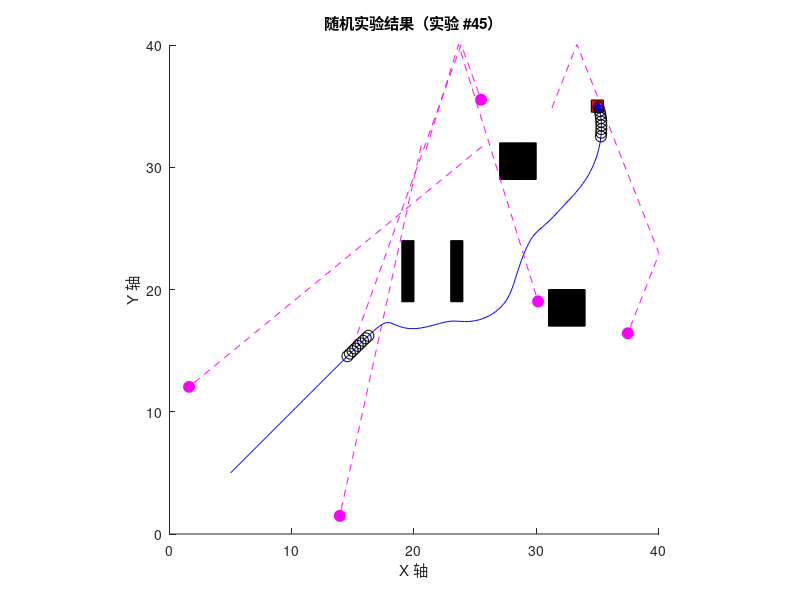
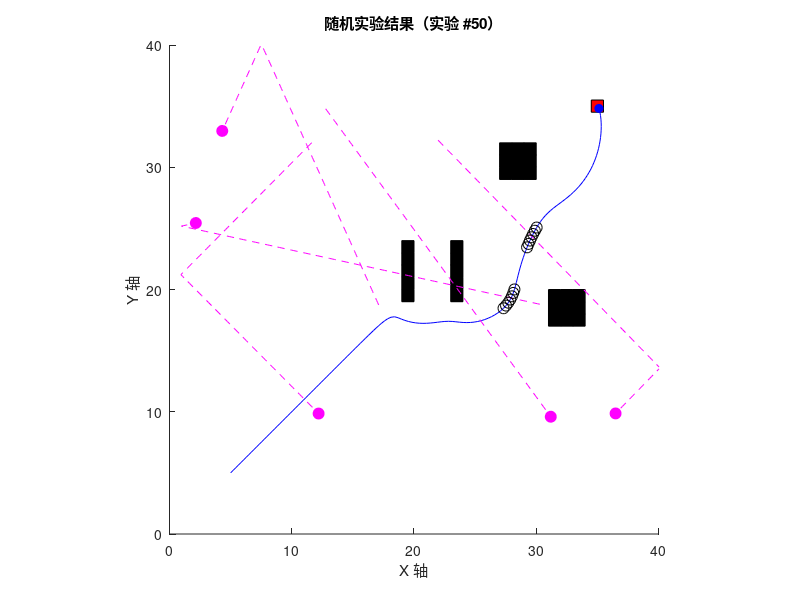
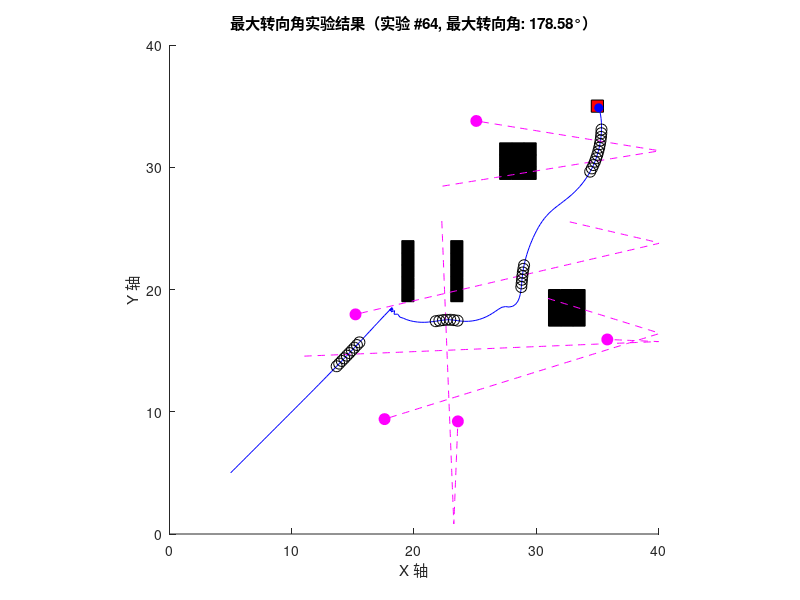

The MATLAB source for these figures, in order:
function experiment_100_runs_traditional_apf()
    %% 实验参数设置
    total_experiments = 100;
    % 随机抽取两次实验（索引）用于最终展示
    selected_exp_indices = sort(randperm(total_experiments, 2));
    
    % 用于记录每次实验的统计数据
    path_lengths = zeros(total_experiments, 1);
    success_flags = zeros(total_experiments, 1);  % 1: 避障成功，0: 失败
    max_turn_angles = zeros(total_experiments, 1);
    experiment_times = zeros(total_experiments, 1);  % 每次实验运行时间（秒）
    
    % 存储每次实验的所有数据，便于后续可视化和分析
    results = struct();
    % 全局记录所有实验中每一步的转向角
    global_turning_angles = [];
    
    %% 地图与目标设置
    MAP_size = [40, 40];
    m = MAP_size(1); n = MAP_size(2);
    start = [5, 5];
    goal  = [35, 35];
    
    % 静态障碍物构造（0 表示障碍物，存储形式为 [row, col]）
    MAP = ones(m, n);
    for i = 20:24
        MAP(i, 20) = 0;
        MAP(i, 24) = 0;
    end
    MAP(30:32, 28:30) = 0;
    MAP(18:20, 32:34) = 0;
    [obs_i, obs_j] = find(MAP == 0);
    obs = [obs_i, obs_j];
    
    %% 人工势场参数设置（传统APF）
    Eta_att = 10;       % 吸引力增益
    Eta_rep_ob = 100;   % 障碍物斥力增益
    sensing_range = 15; % 感知范围（同时作为斥力影响范围 d0）
    d0 = sensing_range;
    len_step = 0.3;     % 每步移动距离
    
    % 碰撞判断阈值
    collision_threshold = 1;
    % 防止无限循环
    max_iter = 1000;
    
    %% 开始 100 次实验
    for exp = 1:total_experiments
        t_exp = tic;
        
        % 初始化无人船状态与路径记录
        current_pos = start;
        path = start;
        
        %% 动态障碍物初始化
        num_dyn = 5;
        % 在起点与目标之间随机布置动态障碍物
        dyn_obs = [10 + rand(num_dyn,1)*(goal(1)-10), 10 + rand(num_dyn,1)*(goal(2)-10)];
        dyn_speed = 0.2;
        dyn_vel = zeros(num_dyn, 2);
        for i = 1:num_dyn
            theta = rand() * 2*pi;
            dyn_vel(i,:) = dyn_speed * [cos(theta), sin(theta)];
        end
        % 每个动态障碍物的历史轨迹记录
        dyn_history = cell(num_dyn,1);
        for i = 1:num_dyn
            dyn_history{i} = dyn_obs(i,:);
        end
        
        % 初始化碰撞、交叉记录
        collision_points = [];
        intersection_points = [];
        collision_flag = false;
        iter = 0;
        
        % 初始化上一时刻的航向（取从起点到目标的方向）
        prev_heading = atan2(goal(2)-current_pos(2), goal(1)-current_pos(1));
        
        %% 路径规划部分（传统人工势场法）
        % 直接沿吸引力和障碍物斥力合成的方向前进，不添加阻尼或转向角限制
        while norm(current_pos - goal) >= 0.3 && iter < max_iter
            iter = iter + 1;
            
            % 更新动态障碍物位置及其历史轨迹
            for i = 1:num_dyn
                dyn_obs(i,:) = dyn_obs(i,:) + dyn_vel(i,:);
                dyn_history{i} = [dyn_history{i}; dyn_obs(i,:)];
                % 边界检测：若超出地图边界则反向
                if dyn_obs(i,1) < 1 || dyn_obs(i,1) > n
                    dyn_vel(i,1) = -dyn_vel(i,1);
                end
                if dyn_obs(i,2) < 1 || dyn_obs(i,2) > m
                    dyn_vel(i,2) = -dyn_vel(i,2);
                end
            end
            
            % 计算吸引力（指向目标）
            delta_goal = goal - current_pos;
            dist_goal = norm(delta_goal);
            unit_vec_goal = delta_goal / dist_goal;
            F_att = Eta_att * unit_vec_goal;
            
            % 计算静态障碍物斥力
            F_rep = [0, 0];
            for j = 1:size(obs,1)
                % 将障碍物坐标从 [row, col] 转换为 [x, y]
                obs_pos = [obs(j,2), obs(j,1)];
                delta_obs = current_pos - obs_pos;
                dist_obs = norm(delta_obs);
                if dist_obs < d0 && dist_obs > 0
                    unit_vec_obs = delta_obs / dist_obs;
                    F_rep = F_rep + Eta_rep_ob * (1/dist_obs - 1/d0) * (1/dist_obs^2) * unit_vec_obs;
                end
            end
            
            % 计算动态障碍物斥力
            for j = 1:num_dyn
                delta_dyn = current_pos - dyn_obs(j,:);
                dist_dyn = norm(delta_dyn);
                if dist_dyn < d0 && dist_dyn > 0
                    unit_vec_dyn = delta_dyn / dist_dyn;
                    F_rep = F_rep + Eta_rep_ob * (1/dist_dyn - 1/d0) * (1/dist_dyn^2) * unit_vec_dyn;
                end
            end
            
            % 合成力（传统APF：吸引力与斥力直接叠加）
            F_sum = F_att + F_rep;
            F_norm = norm(F_sum);
            if F_norm ~= 0
                UnitVec_Fsum = F_sum / F_norm;
            else
                UnitVec_Fsum = [cos(prev_heading), sin(prev_heading)];
            end
            
            % 根据合成力方向直接更新航向与位置
            new_heading = atan2(UnitVec_Fsum(2), UnitVec_Fsum(1));
            % 计算本步转向角（用于统计记录）
            delta_heading = new_heading - prev_heading;
            delta_heading = mod(delta_heading + pi, 2*pi) - pi;  % 归一化到 [-pi, pi]
            new_pos = current_pos + len_step * [cos(new_heading), sin(new_heading)];
            
            % 检测是否与动态障碍物发生碰撞
            if any(vecnorm(dyn_obs - new_pos, 2, 2) < collision_threshold)
                collision_points = [collision_points; new_pos];
                collision_flag = true;
                path = [path; new_pos];
                break;  % 发生碰撞则退出循环
            end
            
            % 检查是否与动态障碍物历史轨迹（除最新位置）发生交叉
            for j = 1:num_dyn
                past_positions = dyn_history{j}(1:end-1, :);
                if ~isempty(past_positions)
                    if any(vecnorm(past_positions - new_pos, 2, 2) < collision_threshold)
                        intersection_points = [intersection_points; new_pos];
                    end
                end
            end
            
            % 更新路径、当前位置及上一时刻的航向
            path = [path; new_pos];
            current_pos = new_pos;
            prev_heading = new_heading;
        end  % end while
        
        %% 保存本次实验数据
        results(exp).path = path;
        results(exp).dyn_history = dyn_history;
        results(exp).dyn_obs = dyn_obs;
        results(exp).collision_flag = collision_flag;
        results(exp).collision_points = collision_points;
        results(exp).intersection_points = intersection_points;
        
        % 计算规划路径长度
        diff_path = diff(path);
        segment_lengths = sqrt(sum(diff_path.^2, 2));
        results(exp).path_length = sum(segment_lengths);
        path_lengths(exp) = results(exp).path_length;
        
        % 计算本次实验中转向角的变化
        if size(path, 1) < 3
            results(exp).turning_angles = [];
            results(exp).max_turn_angle = 0;
            max_turn_angles(exp) = 0;
        else
            headings = atan2(diff(path(:,2)), diff(path(:,1)));
            turning_angles = abs(diff(headings));
            turning_angles = mod(turning_angles, pi);  % 保证在 [0, pi]
            results(exp).turning_angles = rad2deg(turning_angles);
            global_turning_angles = [global_turning_angles; results(exp).turning_angles];
            results(exp).max_turn_angle = max(results(exp).turning_angles);
            max_turn_angles(exp) = results(exp).max_turn_angle;
        end
        
        % 判断本次实验是否成功（到达目标且未发生碰撞）
        if norm(current_pos - goal) < 0.3 && ~collision_flag
            results(exp).success = true;
            success_flags(exp) = 1;
        else
            results(exp).success = false;
            success_flags(exp) = 0;
        end
        
        % 记录本次实验运行时间
        experiment_times(exp) = toc(t_exp);
        fprintf('Experiment %d/%d completed in %.2f seconds.\n', exp, total_experiments, experiment_times(exp));
    end  % end experiments loop
    
    %% 统计并输出 100 次实验结果
    avg_path_length = mean(path_lengths);
    success_rate = (sum(success_flags) / total_experiments) * 100;
    overall_max_turn_angle = max(max_turn_angles);
    avg_runtime = mean(experiment_times);
    
    fprintf('\n100次实验结果：\n');
    fprintf('平均规划路径长度：%.2f m\n', avg_path_length);
    fprintf('避障成功率：%.2f %%\n', success_rate);
    fprintf('最大转向角：%.2f °\n', overall_max_turn_angle);
    fprintf('平均运行时间：%.2f s\n', avg_runtime);
    
    if ~isempty(global_turning_angles)
        global_turning_angles = sort(global_turning_angles, 'descend');
        top10_turning_angles = global_turning_angles(1:min(10, length(global_turning_angles)));
        fprintf('前10大转向角（°）：\n');
        disp(top10_turning_angles');
    else
        fprintf('无转向角数据。\n');
    end
    
    %% 随机抽取两次实验结果进行可视化展示
    fprintf('显示随机抽取的两次实验结果图...\n');
    for idx = 1:length(selected_exp_indices)
        exp_index = selected_exp_indices(idx);
        figure;
        hold on; axis equal;
        xlim([0, n]); ylim([0, m]);
        title(sprintf('随机实验结果（实验 #%d）', exp_index));
        xlabel('X 轴'); ylabel('Y 轴');
        
        % 绘制静态障碍物
        for k = 1:size(obs,1)
            temp = obs(k,:);
            fill([temp(2)-1, temp(2), temp(2), temp(2)-1],...
                 [temp(1)-1, temp(1)-1, temp(1), temp(1)], 'k');
        end
        % 绘制目标点（红色方块）
        fill([goal(1)-0.5, goal(1)+0.5, goal(1)+0.5, goal(1)-0.5],...
             [goal(2)-0.5, goal(2)-0.5, goal(2)+0.5, goal(2)+0.5], 'r');
         
        % 绘制无人船规划路径（蓝色线条）
        path = results(exp_index).path;
        plot(path(:,1), path(:,2), 'b', 'LineWidth', 0.5);
        plot(path(end,1), path(end,2), 'bo', 'MarkerFaceColor', 'b');
        
        % 绘制动态障碍物历史轨迹与最终位置（品红色虚线和实心圆）
        dyn_history = results(exp_index).dyn_history;
        for i = 1:length(dyn_history)
            h = dyn_history{i};
            plot(h(:,1), h(:,2), 'm--');
            plot(h(end,1), h(end,2), 'mo', 'MarkerFaceColor', 'm', 'MarkerSize', 8);
        end
        
        % 标记碰撞点（红色实心圆）
        collision_points = results(exp_index).collision_points;
        if ~isempty(collision_points)
            plot(collision_points(:,1), collision_points(:,2), 'ro', 'MarkerFaceColor', 'r', 'MarkerSize', 8);
        end
        
        % 标记历史轨迹交叉点（黑色空心圆）
        intersection_points = results(exp_index).intersection_points;
        if ~isempty(intersection_points)
            plot(intersection_points(:,1), intersection_points(:,2), 'ko', 'MarkerSize', 8);
        end
    end
    
    %% 显示最大转向角的实验结果图
    max_value = max(max_turn_angles);
    indices_max = find(max_turn_angles == max_value);
    fprintf('显示最大转向角为 %.2f° 的实验结果图，共 %d 个实验。\n', max_value, length(indices_max));
    for idx = 1:length(indices_max)
        exp_index = indices_max(idx);
        figure;
        hold on; axis equal;
        xlim([0, n]); ylim([0, m]);
        title(sprintf('最大转向角实验结果（实验 #%d, 最大转向角: %.2f°）', exp_index, max_turn_angles(exp_index)));
        xlabel('X 轴'); ylabel('Y 轴');
        
        for k = 1:size(obs,1)
            temp = obs(k,:);
            fill([temp(2)-1, temp(2), temp(2), temp(2)-1],...
                 [temp(1)-1, temp(1)-1, temp(1), temp(1)], 'k');
        end
        fill([goal(1)-0.5, goal(1)+0.5, goal(1)+0.5, goal(1)-0.5],...
             [goal(2)-0.5, goal(2)-0.5, goal(2)+0.5, goal(2)+0.5], 'r');
         
        path = results(exp_index).path;
        plot(path(:,1), path(:,2), 'b', 'LineWidth', 0.5);
        plot(path(end,1), path(end,2), 'bo', 'MarkerFaceColor', 'b');
        
        dyn_history = results(exp_index).dyn_history;
        for i = 1:length(dyn_history)
            h = dyn_history{i};
            plot(h(:,1), h(:,2), 'm--');
            plot(h(end,1), h(end,2), 'mo', 'MarkerFaceColor', 'm', 'MarkerSize', 8);
        end
        
        collision_points = results(exp_index).collision_points;
        if ~isempty(collision_points)
            plot(collision_points(:,1), collision_points(:,2), 'ro', 'MarkerFaceColor', 'r', 'MarkerSize', 8);
        end
        
        intersection_points = results(exp_index).intersection_points;
        if ~isempty(intersection_points)
            plot(intersection_points(:,1), intersection_points(:,2), 'ko', 'MarkerSize', 8);
        end
    end
end
